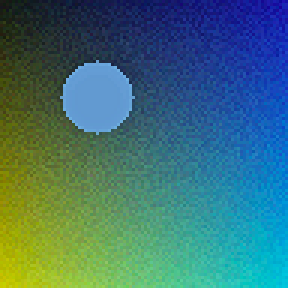
#> input picture tests/fixtures/golden_photo.png, 96 x 96 px (shown 3 times larger)
$ python -i color.py   (imports and definitions only)
#> lines starting #> are read from the running program, lines starting #| are printed output that depends on the picture
"""Perceptual color vibrance (Oklab) and chromatic adaptation (CAT02, "Bradford CAT16" branding).

Honesty note on the adaptation stage: the cone-response matrix below is
CAT02 (not Bradford, despite the historical function name kept for API
stability), and the transform is a heuristic von Kries diagonal in that
cone space rather than a full CAT16 / Bradford chromatic adaptation.
"""

from typing import Tuple
import cv2
import numpy as np

# Matrices for sRGB <-> Oklab transformation (Bjorn Ottosson)
_M1 = np.array([
    [0.4122214708, 0.5363325363, 0.0514459929],
    [0.2119034982, 0.6806995451, 0.1073969566],
    [0.0883024619, 0.2817188376, 0.6299787005],
], dtype=np.float32)

_M1_INV = np.linalg.inv(_M1)

_M2 = np.array([
    [0.2104542553, 0.7936177850, -0.0040720468],
    [1.9779984951, -2.4285922050, 0.4505937099],
    [0.0259040371, 0.7827717662, -0.8086757660],
], dtype=np.float32)

_M2_INV = np.linalg.inv(_M2)


# Contiguous transposes: `M.T` is a strided view that pushes matmul onto a
# slow path (measured ~10x on the M2 product). These are the operands used
# in every conversion below.
_M1_T = np.ascontiguousarray(_M1.T)
_M1_INV_T = np.ascontiguousarray(_M1_INV.T)
_M2_T = np.ascontiguousarray(_M2.T)
_M2_INV_T = np.ascontiguousarray(_M2_INV.T)


def _srgb_to_linear_lut() -> np.ndarray:
    """Exact 256-entry sRGB -> linear table (identical to the piecewise formula)."""
    v = np.arange(256, dtype=np.float32) / 255.0
    return np.where(v <= 0.04045, v / 12.92, ((v + 0.055) / 1.055) ** 2.4).astype(np.float32)


def _linear_to_srgb_lut(size: int = 4096) -> np.ndarray:
    """Dense linear -> sRGB table for nearest-index lookup.

    Max error is half a step (0.5/4095 in sRGB units ~= 0.03 LSB), safely
    inside the 1 LSB roundtrip budget. A single gather pass, unlike lerp
    which costs two gathers plus arithmetic and profiles slower than the
    direct ``where``+``pow`` evaluation it replaces.
    """
#> further down, picture is the input picture: shape (96, 96, 3); mean B, G, R 115.5, 112.8, 61.6
    v = np.linspace(0.0, 1.0, size, dtype=np.float32)
    return np.where(v <= 0.0031308, v * 12.92, 1.055 * (v ** (1.0 / 2.4)) - 0.055).astype(np.float32)


_LUT_SRGB2LIN = _srgb_to_linear_lut()
_LUT_LIN2SRGB = _linear_to_srgb_lut()
_LUT_LIN2SRGB_N = _LUT_LIN2SRGB.shape[0]


def srgb_to_oklab(bgr: np.ndarray) -> Tuple[np.ndarray, np.ndarray, np.ndarray]:
    """Converts BGR image [0..255] to Oklab coordinates (L, a, b)."""
    rgb = cv2.cvtColor(bgr, cv2.COLOR_BGR2RGB)

    # Exact 256-entry LUT instead of per-pixel where+pow (identical values).
    lin = _LUT_SRGB2LIN[rgb]

    # Linear sRGB to cone LMS space
    lms = lin @ _M1_T
    lms_cbrt = np.cbrt(np.maximum(lms, 0.0))

    # LMS^(1/3) to Oklab
    lab = lms_cbrt @ _M2_T
    return lab[:, :, 0], lab[:, :, 1], lab[:, :, 2]


def oklab_to_srgb(L: np.ndarray, a: np.ndarray, b: np.ndarray) -> np.ndarray:
    """Converts Oklab coordinates (L, a, b) back to BGR image [0..255]."""
    lab = np.stack([L, a, b], axis=-1)
    lms_cbrt = lab @ _M2_INV_T
    # Sign-safe across NumPy versions (avoids float power NaN on negative values)
    lms = lms_cbrt * lms_cbrt * lms_cbrt

    lin = np.clip(lms @ _M1_INV_T, 0.0, 1.0)

    # Nearest-index LUT instead of per-pixel where+pow (~3x, <=0.03 LSB error).
    srgb = _LUT_LIN2SRGB[np.rint(lin * (_LUT_LIN2SRGB_N - 1)).astype(np.int32)]
    srgb_bytes = np.clip(srgb * 255.0, 0.0, 255.0).astype(np.uint8)
    return cv2.cvtColor(srgb_bytes, cv2.COLOR_RGB2BGR)


def oklab_vibrance(bgr: np.ndarray, boost: float = 1.1) -> np.ndarray:
    """
    Scales chromaticity in the Oklab perceptual color space with shadow desaturation protection.
    Maintains constant perceived lightness (L) and straight hue lines,
    completely preventing the blue-to-purple shift of legacy CIELAB and HSV.
    Protects near-black pixels from chroma noise amplification.
    """
    if boost == 1.0:
        return bgr.copy()
    if abs(float(boost) - 1.0) < 1e-3:
        return bgr.copy()

    # Grayscale fast path: nothing chromatic to boost (also skips 2 conversions).
    b, g, r = cv2.split(bgr)
    if np.array_equal(b, g) and np.array_equal(g, r):
        return bgr.copy()

    L, a, b = srgb_to_oklab(bgr)

    # Shadow gate: desaturate near-black pixels to keep blacks neutral and clean
    shadow_mask = np.clip((L - 0.03) / 0.12, 0.0, 1.0)
#> shadow_mask: shape (96, 96) float32; every value is 1
    effective_boost = 1.0 + (float(boost) - 1.0) * shadow_mask
#> effective_boost: shape (96, 96) float32; every value is 1.1

    # True perceptual vibrance: boost muted colors more than saturated colors to prevent clipping
    chroma = np.sqrt(a * a + b * b)
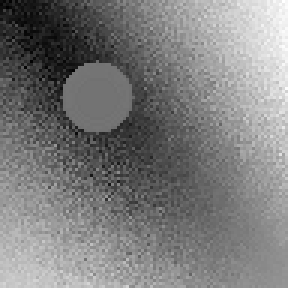
#> chroma: shape (96, 96) float32 (shown 3 times larger); min 1.14e-08, max 0.224, mean 0.11; drawn with min black and max white
    vibrance_gain = 1.0 + (effective_boost - 1.0) / (1.0 + 2.0 * chroma)
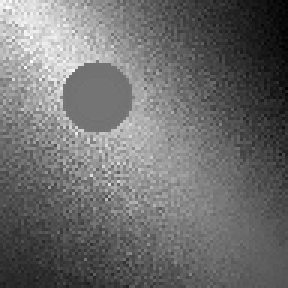
#> vibrance_gain: shape (96, 96) float32 (shown 3 times larger); min 1.07, max 1.1, mean 1.08; drawn with min black and max white

    # Negligible-gain fast path: skip the return conversion entirely.
    if float(np.max(vibrance_gain)) < 1.005:
        return bgr.copy()

    a_scaled = a * vibrance_gain
    b_scaled = b * vibrance_gain

    return oklab_to_srgb(L, a_scaled, b_scaled)
#> in oklab_to_srgb, `lab = np.stack([L, a, b], axis=-1)`:
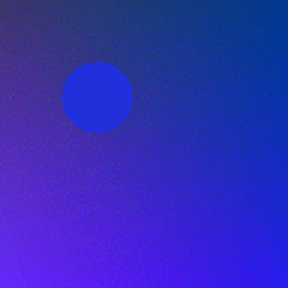
#> lab: shape (96, 96, 3) float32 (shown 3 times larger); mean of channels 0, 1, 2 0.523, -0.054, -0.0302; drawn with min black and max white
#> in oklab_to_srgb, `lms_cbrt = lab @ _M2_INV_T`:
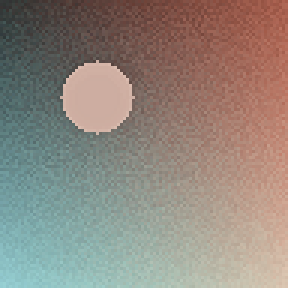
#> lms_cbrt: shape (96, 96, 3) float32 (shown 3 times larger); mean of channels 0, 1, 2 0.495, 0.53, 0.567; drawn as B, G, R
#> in oklab_to_srgb, `lms = lms_cbrt * lms_cbrt * lms_cbrt`:
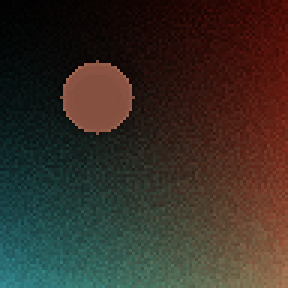
#> lms: shape (96, 96, 3) float32 (shown 3 times larger); mean of channels 0, 1, 2 0.154, 0.185, 0.219; drawn as B, G, R
#> in oklab_to_srgb, `lin = np.clip(lms @ _M1_INV_T, 0.0, 1.0)`:
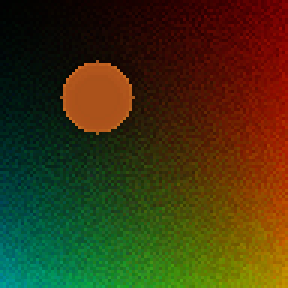
#> lin: shape (96, 96, 3) float32 (shown 3 times larger); mean of channels 0, 1, 2 0.0685, 0.213, 0.244; drawn as B, G, R
#> in oklab_to_srgb, `srgb = _LUT_LIN2SRGB[np.rint(lin * (_LUT_LIN2SRGB_N - 1)).astype(np.in..`:
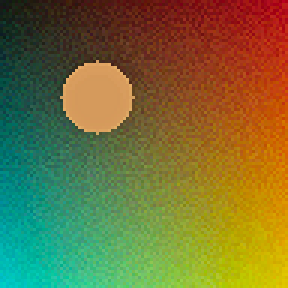
#> srgb: shape (96, 96, 3) float32 (shown 3 times larger); mean of channels 0, 1, 2 0.22, 0.442, 0.451; drawn as B, G, R


# CAT16 / CAT02 cone response matrix (Li et al., 2017 / CIE CAT16)
# Used for the CAT02 von Kries diagonal chromatic adaptation in LMS cone space
_M_CAT = np.array([
    [0.7328, 0.4296, -0.1624],
    [-0.7036, 1.6975, 0.0061],
    [0.0030, 0.0136, 0.9834],
], dtype=np.float32)

_M_CAT_INV = np.linalg.inv(_M_CAT)


# [46 lines left out: function bradford_cat16_white_balance, not called in this run]

>>> import cv2
>>> picture = cv2.imread('../../tests/fixtures/golden_photo.png')
>>> result = oklab_vibrance(picture)
